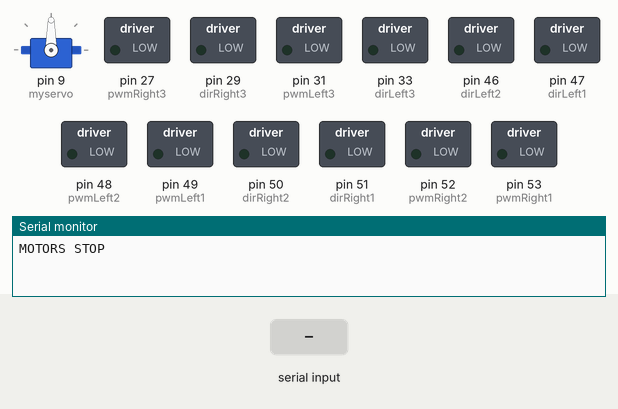
Simulated run of this sketch. Board: Arduino Mega 2560, built with avr-gcc and run on an emulated ATmega2560. On the bench: servo, switched loads named in the sketch (green lamp = pin HIGH), the last lines printed to the serial monitor. Inputs (shaded band) come from the test bench.

Above: at 0.9 s.
1.0 s: "FORWARD\n" received over the second serial link
At 2.1 s:
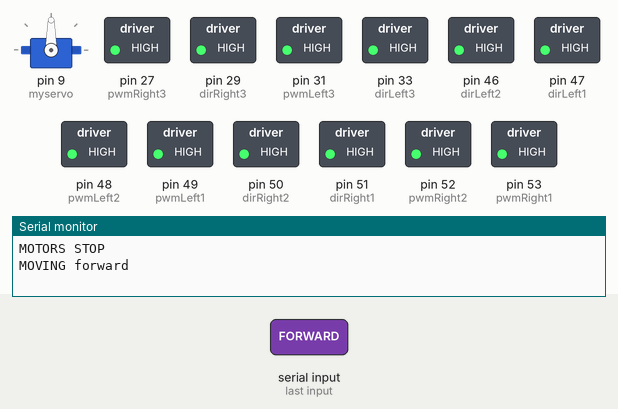
2.5 s: "BACKWARD\n" received over the second serial link
At 3.2 s:
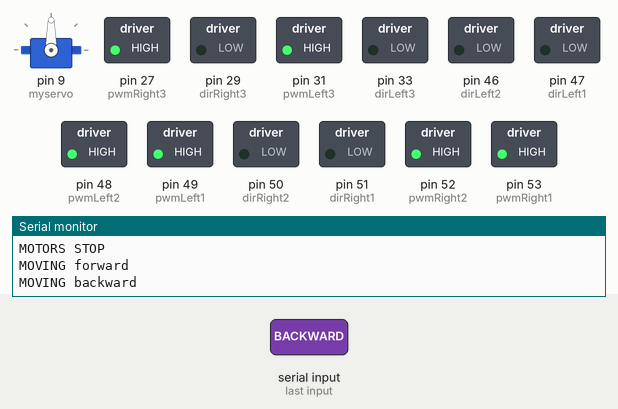
4.0 s: "FORWARD_LEFT\n" received over the second serial link
At 4.4 s:
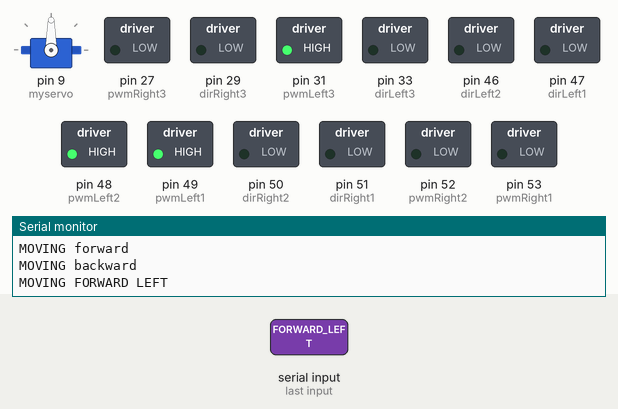
5.5 s: "FORWARD_RIGHT\n" received over the second serial link
At 6.7 s:
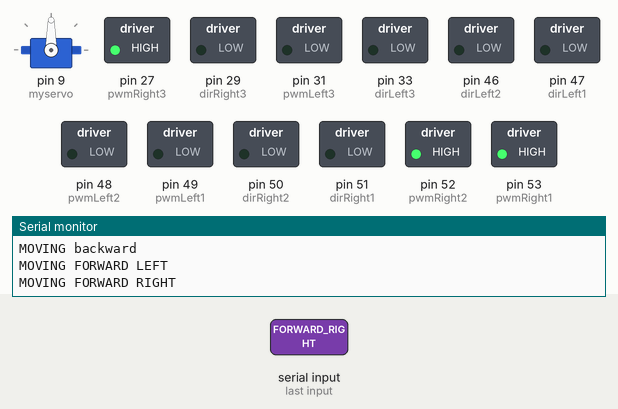
Timing chart, 0 to 8.0 s (numbered marks = the images above; inputs shaded):
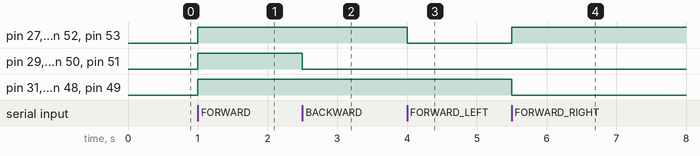

Measured:
- after the input at 1.0 s, pin 27 (pwmRight3), pin 29 (dirRight3), pin 31 (pwmLeft3), pin 33 (dirLeft3), pin 46 (dirLeft2), pin 47 (dirLeft1), pin 48 (pwmLeft2), pin 49 (pwmLeft1), pin 50 (dirRight2), pin 51 (dirRight1), pin 52 (pwmRight2), pin 53 (pwmRight1): LOW → HIGH at once
- after the input at 2.5 s, pin 29 (dirRight3), pin 33 (dirLeft3), pin 46 (dirLeft2), pin 47 (dirLeft1), pin 50 (dirRight2), pin 51 (dirRight1): HIGH → LOW at once
- after the input at 4.0 s, pin 27 (pwmRight3), pin 52 (pwmRight2), pin 53 (pwmRight1): HIGH → LOW at once
- after the input at 5.5 s, pin 27 (pwmRight3), pin 52 (pwmRight2), pin 53 (pwmRight1): LOW → HIGH at once; pin 31 (pwmLeft3), pin 48 (pwmLeft2), pin 49 (pwmLeft1): HIGH → LOW at once

The sketch:

PWM_Code_Arduino.ino
```cpp
#include <Servo.h>
Servo myservo;

int speed = 128;

int pos = 0;

#define dirLeft1 47
#define pwmLeft1 49
#define dirRight1 51
#define pwmRight1 53

#define dirLeft2 46
#define pwmLeft2 48
#define dirRight2 50
#define pwmRight2 52

#define dirLeft3 33 //27
#define pwmLeft3 31 //
#define dirRight3 29
#define pwmRight3 27


bool motion = true;

void setup() {
  pinMode(dirLeft1, OUTPUT);
  pinMode(pwmLeft1, OUTPUT);
  pinMode(dirRight1, OUTPUT);
  pinMode(pwmRight1, OUTPUT);

  pinMode(dirLeft2, OUTPUT);
  pinMode(pwmLeft2, OUTPUT);
  pinMode(dirRight2, OUTPUT);
  pinMode(pwmRight2, OUTPUT);

  pinMode(dirLeft3, OUTPUT);
  pinMode(pwmLeft3, OUTPUT);
  pinMode(dirRight3, OUTPUT);
  pinMode(pwmRight3, OUTPUT);


  Serial.begin(115200);
  Serial2.begin(115200);
  Serial3.begin(115200);
  speed = 128;
  myservo.attach(9);
  motionMode();
}
void loop(){

}

void backward() {
  Serial.println("MOVING backward");
  digitalWrite(dirLeft1, LOW);
  analogWrite(pwmLeft1, speed);
  digitalWrite(dirRight1, LOW);
  analogWrite(pwmRight1, speed);

  digitalWrite(dirLeft2, LOW);
  analogWrite(pwmLeft2, speed);
  digitalWrite(dirRight2, LOW);
  analogWrite(pwmRight2, speed);

  digitalWrite(dirLeft3, LOW);
  analogWrite(pwmLeft3, speed);
  digitalWrite(dirRight3, LOW);
  analogWrite(pwmRight3, speed);
}

void forward() {
  Serial.println("MOVING forward");
  digitalWrite(dirLeft1, HIGH);
  analogWrite(pwmLeft1, speed);
  digitalWrite(dirRight1, HIGH);
  analogWrite(pwmRight1, speed);

  digitalWrite(dirLeft2, HIGH);
  analogWrite(pwmLeft2, speed);
  digitalWrite(dirRight2, HIGH);
  analogWrite(pwmRight2, speed);

  digitalWrite(dirLeft3, HIGH);
  analogWrite(pwmLeft3, speed);
  digitalWrite(dirRight3, HIGH);
  analogWrite(pwmRight3, speed);
}

void turn_right() {
  Serial.println("TURNING RIGHT IN PLACE");
  digitalWrite(dirLeft1, HIGH);
  analogWrite(pwmLeft1, 180);
  digitalWrite(dirRight1, LOW);
  analogWrite(pwmRight1, 180);

  digitalWrite(dirLeft2, HIGH);
  analogWrite(pwmLeft2, 180);
  digitalWrite(dirRight2, LOW);
  analogWrite(pwmRight2, 180);

  digitalWrite(dirLeft3, HIGH);
  analogWrite(pwmLeft3, 180);
  digitalWrite(dirRight3, LOW);
  analogWrite(pwmRight3, 180);
}

void turn_left() {
  Serial.println("TURNING left IN PLACE");

  digitalWrite(dirLeft1, LOW);
  analogWrite(pwmLeft1, 180);
  digitalWrite(dirRight1, HIGH);
  analogWrite(pwmRight1, 180);

  digitalWrite(dirLeft2, LOW);
  analogWrite(pwmLeft2, 180);
  digitalWrite(dirRight2, HIGH);
  analogWrite(pwmRight2, 180);

  digitalWrite(dirLeft3, LOW);
  analogWrite(pwmLeft3, 180);
  digitalWrite(dirRight3, HIGH);
  analogWrite(pwmRight3, 180);
}

void forward_left() {
  Serial.println("MOVING FORWARD LEFT");

  digitalWrite(dirLeft1, LOW);
  analogWrite(pwmLeft1, speed);
  digitalWrite(dirRight1, LOW);
  analogWrite(pwmRight1, 0);

  digitalWrite(dirLeft2, LOW);
  analogWrite(pwmLeft2, speed);
  digitalWrite(dirRight2, LOW);
  analogWrite(pwmRight2, 0);

  digitalWrite(dirLeft3, LOW);
  analogWrite(pwmLeft3, speed);
  digitalWrite(dirRight3, LOW);
  analogWrite(pwmRight3, 0);
}

void forward_right() {
  Serial.println("MOVING FORWARD RIGHT");

  digitalWrite(dirLeft1, LOW);
  analogWrite(pwmLeft1, 0);
  digitalWrite(dirRight1, LOW);
  analogWrite(pwmRight1, speed);

  digitalWrite(dirLeft2, LOW);
  analogWrite(pwmLeft2, 0);
  digitalWrite(dirRight2, LOW);
  analogWrite(pwmRight2, speed);

  digitalWrite(dirLeft3, LOW);
  analogWrite(pwmLeft3, 0);
  digitalWrite(dirRight3, LOW);
  analogWrite(pwmRight3, speed);
}

void backward_right() {
  Serial.println("MOVING BACKWARD right");

  digitalWrite(dirLeft1, HIGH);
  analogWrite(pwmLeft1, 0);
  digitalWrite(dirRight1, HIGH);
  analogWrite(pwmRight1, speed);

  digitalWrite(dirLeft2, HIGH);
  analogWrite(pwmLeft2, 0);
  digitalWrite(dirRight2, HIGH);
  analogWrite(pwmRight2, speed);

  digitalWrite(dirLeft3, HIGH);
  analogWrite(pwmLeft3, 0);
  digitalWrite(dirRight3, HIGH);
  analogWrite(pwmRight3, speed);
}

void backward_left() {
  Serial.println("MOVING BACKWARD left");
  digitalWrite(dirLeft1, HIGH);
  analogWrite(pwmLeft1, speed);
  digitalWrite(dirRight1, HIGH);
  analogWrite(pwmRight1, 0);

  digitalWrite(dirLeft2, HIGH);
  analogWrite(pwmLeft2, speed);
  digitalWrite(dirRight2, HIGH);
  analogWrite(pwmRight2, 0);

  digitalWrite(dirLeft3, HIGH);
  analogWrite(pwmLeft3, speed);
  digitalWrite(dirRight3, HIGH);
  analogWrite(pwmRight3, 0);
}

void stopmotors() {
  Serial.println("MOTORS STOP");

  digitalWrite(dirLeft1, LOW);
  analogWrite(pwmLeft1, 0);
  digitalWrite(dirRight1, LOW);
  analogWrite(pwmRight1, 0);

  digitalWrite(dirLeft2, LOW);
  analogWrite(pwmLeft2, 0);
  digitalWrite(dirRight2, LOW);
  analogWrite(pwmRight2, 0);

  digitalWrite(dirLeft3, LOW);
  analogWrite(pwmLeft3, 0);
  digitalWrite(dirRight3, LOW);
  analogWrite(pwmRight3, 0);
}

// void leftpump(){
//   Serial.println("LEFT PUMP");
//   analogWrite(pwm7, 255);
// }

// void rightpump(){
//   Serial.println("RIGHT PUMPS");
//   analogWrite(pwm8, 255);
// }

// void pumpstop(){
//   Serial.println("STOP PUMPS");
//   analogWrite(pwm7, 0);
//   analogWrite(pwm8, 0);
// }


 void motionMode(){
  stopmotors();
  for(;;){
    if (Serial2.available() > 0) {  // Check if data is available
    String ch = Serial2.readStringUntil('\n');
    ch.trim();
    if(ch == "L1") speed = 64; //25 percent speed
    if(ch == "R1") speed = 200; //80 percent speed
    if(ch == "triangle") pumpMode();
    if(ch == "circle") break;
    if(ch == "FORWARD") forward();
    if(ch == "BACKWARD") backward();
    if(ch == "FORWARD_LEFT") forward_left();
    if(ch == "FORWARD_RIGHT") forward_right();
    if(ch == "BACKWARD_LEFT") backward_left();
    if(ch == "BACKWARD_RIGHT") backward_right();
    if(ch == "TURN_LEFT") turn_left();
    if(ch == "TURN_RIGHT") turn_right();
    if(ch == "STOP") stopmotors();
    }
  }
}

void pumpMode(){
  for(;;){
    if (Serial2.available() > 0) {  // Check if data is available
    String ch = Serial2.readStringUntil('\n');
    ch.trim();
    if(ch == "triangle") motionMode();
    if(ch == "circle") break;
    // if(ch == "L2") leftpump();
    // if(ch == "R2") rightpump();
    // if(ch == "STOP") pumpstop();
    if(ch == "FORWARD") raiseArm();
    if(ch == "BACKWARD") lowerArm();
  }
}
}


// void telescopicArm(){
//   for(;;){
//     if (Serial2.available() > 0) {  // Check if data is available
//     String ch = Serial2.readStringUntil('\n');
//     ch.trim();
//     if(ch == "L2") break;
//     if(ch == "FORWARD") forward();
//     if(ch == "BACKWARD") backward();
//     if(ch == "STOP") stopmotors();
//     }
//   }
// }


void raiseArm(){
  Serial.println("Raising arm");
  myservo.write(pos);
  pos+=10;

}

void lowerArm(){
  Serial.println("Lowering arm");
  myservo.write(pos);
  pos-=10;
}
```
